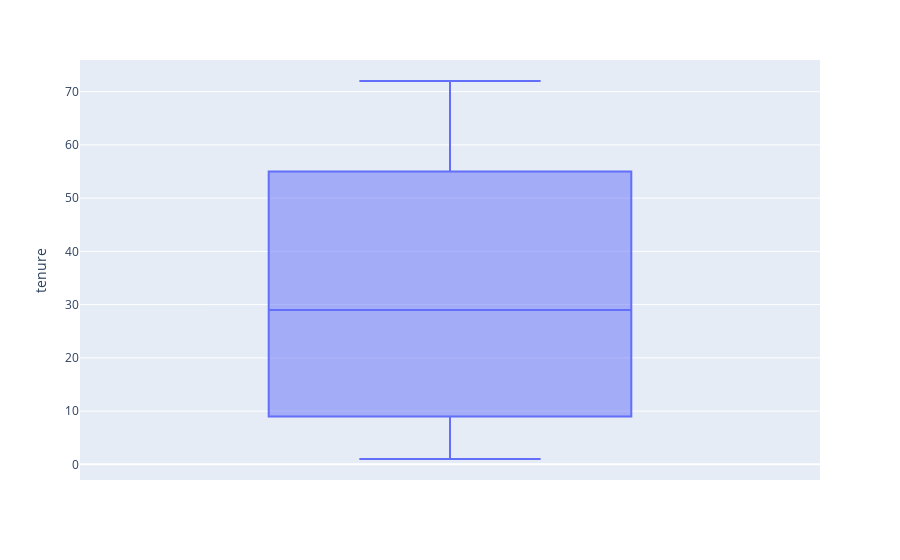

The notebook cell this image was saved under:
### Code cell
fig = px.box(df, y='tenure')

fig.show()

### Figure 1 — Plotly figure (JSON) as saved in the notebook; plotly's stock layout.template omitted (floating-point values rounded to 4 significant figures; data arrays with more than 128 entries replaced by an {"elided": "..."} marker saying what was removed)
{"data": [{"alignmentgroup": "True", "hovertemplate": "tenure=%{y}<extra></extra>", "legendgroup": "", "marker": {"color": "#636efa"}, "name": "", "notched": false, "offsetgroup": "", "orientation": "v", "showlegend": false, "type": "box", "x0": " ", "xaxis": "x", "y": {"elided": "7032 int values"}, "y0": " ", "yaxis": "y"}], "layout": {"boxmode": "group", "legend": {"tracegroupgap": 0}, "margin": {"t": 60}, "xaxis": {"anchor": "y", "domain": [0, 1]}, "yaxis": {"anchor": "x", "domain": [0, 1], "title": {"text": "tenure"}}}}
